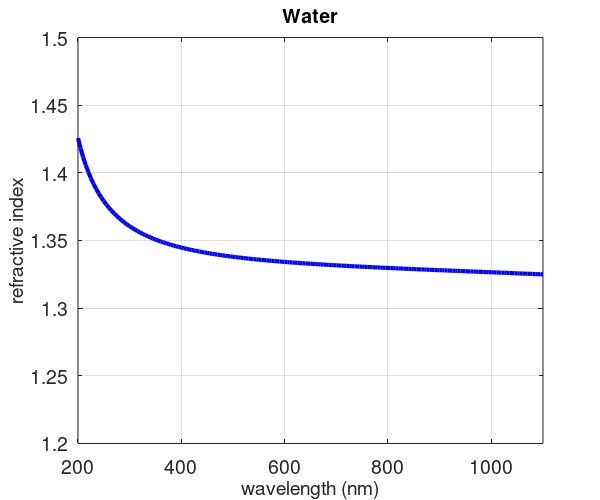

Recreate this plot in MATLAB.
% ***********************************************************************
% waterIOR_200_1100.m
% ***********************************************************************
%
% Data description:
% refractive index (real part) of water (200-1100nm), 
% calculated from formula from 
% The International Association for the Properties of Water and Steam
% (resolution of 5nm) 
%
% Prepared by: Tenn Francis Chen on December 2010
%
% ***********************************************************************
%
% Original data source:
% 
% Release on the Refractive Index of Ordinary Water Substance as a Function
% of Wavelength, Temperature and Pressure, The International Association
% for the Properties of Water and Steam (IAPWS), Erlangen, Germany, 
% September 1997 (7 pages).
%
% temperature: 0 degrees C
% pressure   : 1 MPa
% density    : 1000.300697 kg m^-3
%
% ***********************************************************************clear all
data=[
1.425650742
1.418060336
1.411462308
1.405672321
1.400549678
1.395985005
1.391891913
1.388201198
1.384856725
1.381812446
1.379030212
1.376478125
1.374129297
1.371960891
1.369953382
1.368089966
1.366356101
1.364739136
1.363228008
1.361813001
1.360485544
1.359238047
1.358063763
1.356956674
1.355911397
1.354923098
1.353987426
1.353100453
1.352258627
1.351458722
1.350697809
1.349973215
1.349282501
1.348623437
1.347993976
1.347392240
1.346816500
1.346265165
1.345736765
1.345229941
1.344743437
1.344276087
1.343826808
1.343394598
1.342978519
1.342577700
1.342191330
1.341818648
1.341458946
1.341111560
1.340775867
1.340451287
1.340137270
1.339833303
1.339538904
1.339253618
1.338977016
1.338708696
1.338448276
1.338195398
1.337949723
1.337710928
1.337478711
1.337252785
1.337032877
1.336818730
1.336610098
1.336406749
1.336208463
1.336015029
1.335826250
1.335641934
1.335461901
1.335285980
1.335114007
1.334945825
1.334781285
1.334620244
1.334462568
1.334308127
1.334156795
1.334008455
1.333862993
1.333720301
1.333580274
1.333442813
1.333307822
1.333175210
1.333044889
1.332916774
1.332790785
1.332666844
1.332544876
1.332424810
1.332306576
1.332190109
1.332075343
1.331962219
1.331850676
1.331740658
1.331632109
1.331524977
1.331419211
1.331314761
1.331211580
1.331109622
1.331008843
1.330909199
1.330810649
1.330713154
1.330616675
1.330521174
1.330426616
1.330332965
1.330240187
1.330148249
1.330057120
1.329966769
1.329877166
1.329788282
1.329700089
1.329612559
1.329525666
1.329439385
1.329353690
1.329268558
1.329183964
1.329099886
1.329016301
1.328933189
1.328850526
1.328768294
1.328686472
1.328605041
1.328523981
1.328443275
1.328362904
1.328282851
1.328203098
1.328123629
1.328044427
1.327965477
1.327886763
1.327808270
1.327729982
1.327651886
1.327573967
1.327496212
1.327418606
1.327341136
1.327263790
1.327186554
1.327109416
1.327032364
1.326955385
1.326878469
1.326801602
1.326724775
1.326647975
1.326571192
1.326494416
1.326417635
1.326340839
1.326264017
1.326187161
1.326110259
1.326033303
1.325956282
1.325879187
1.325802009
1.325724739
1.325647367
1.325569885
1.325492283
1.325414554
1.325336687
1.325258676
1.325180512
1.325102185
1.325023689
1.324945015
];

%fid=fopen('riW.txt','wb');
wave = 200:5:1100;
for i=1:length(wave)
    fprintf('%d  %3.4g \n',wave(i),data(i));
end
%fclose(fid);


plot(wave,data,'b-','linewidth',3);
axis([200 1100 1.2 1.5]);
set(gca,'FontSize', 14);
grid on
title('Water','fontsize',14)
ylabel('refractive index','fontsize',14);
xlabel('wavelength (nm)','fontsize',14);
set(gcf,'PaperUnits','inches','PaperPosition',[0 0 6 5]);
pause
print('-dpng', '-r100','waterIOR_200_1100.png');
close 
   


